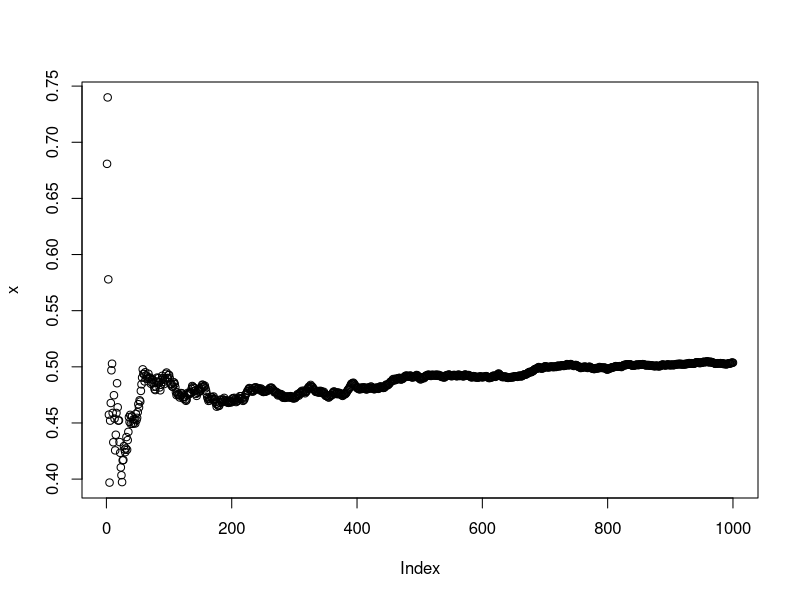

Source code (R):
n = 1000
y <- runif(n)

MC.estim <- function(y, level = 0.05){
  delta <- mean(y)
  q <- qnorm(1 - level/2)
  sigma <-  sqrt(var(y))
  n <- length(y)
  i1 <- delta - q * sigma / sqrt(n)
  i2 <- delta + q * sigma / sqrt(n)
  list(delta_hat = delta, IC_hat = c(i1, i2), sigma2 = sigma * sigma)
}

# MC.estim.evol <- function(y, level = 0.05){
  # n <- length(y)
#   Delta <- numeric(n)
#   IC <- vector(mode = "list", length = n)
#   for (i in 1:n){
#     Delta[i] <- MC.estim(y[1:i], level)$delta_hat
#     i1 <- MC.estim(y[1:i], level)$IC_hat[1]
#     i2 <- MC.estim(y[1:i], level)$IC_hat[2]
#     #append(IC, c(i1, i2))
#     IC[i] <- c(i1, i2)
#   }
#   list(Delta = Delta, IC = IC)
# }

MC.estim.evol <- function(y, level = 0.05){
  n <- length(y)
  delta <- cumsum(y)/1:n
  sigma2 <- (cumsum(y^2) - (delta)^2  * (1:n)) /(0:(n-1))
  sigma2 <- c(0, sigma2[2:n])
  q <- qnorm(1 - level/2)
  i1 <- delta - q * sqrt(sigma2 / 1:n)
  i2 <- delta + q * sqrt(sigma2 / 1:n)
  list(delta = delta, IC1 = i1, IC2 = i2, sigma2 = sigma2)
}

x <- MC.estim.evol(y, 0.1)$delta
t <- 1:n
plot(x)